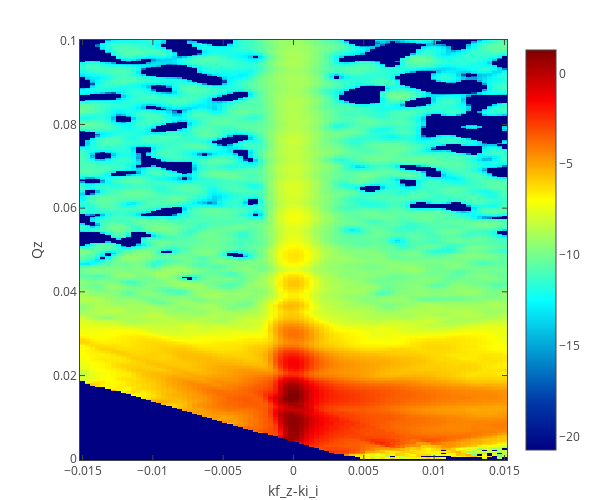

Write notebook code for a chart like this one.
### Markdown cell above
## Off-specular, with "smoothing"

### Code cell
filepath = '/SNS/users/m2d/git/reflectivity_ui/test/comparison/v1/REF_M_30806+30807+30808_OffSpecSmooth_Off_Off_set_1.dat'
dk, qz, off_spec = load_data(filepath, ncols=3)

plot_heatmap(dk, qz, np.log(off_spec), x_title='kf_z-ki_i', y_title='Qz', surface=False,
                 x_log=False, y_log=False)

### Figure 1 — Plotly figure (JSON) as saved in the notebook; plotly's stock layout.template omitted (floating-point values rounded to 4 significant figures; data arrays with more than 128 entries replaced by an {"elided": "..."} marker saying what was removed)
{"data": [{"autocolorscale": false, "colorscale": [[0, "rgb(0,0,131)"], [0.125, "rgb(0,60,170)"], [0.375, "rgb(5,255,255)"], [0.625, "rgb(255,255,0)"], [0.875, "rgb(250,0,0)"], [1, "rgb(128,0,0)"]], "hoverinfo": "x+y+z", "type": "heatmap", "uid": "fa0b747b-f33d-472c-8b6d-79b01ffd3f1d", "x": [-0.015, -0.01464, -0.01428, -0.01392, -0.01355, -0.01319, -0.01283, -0.01247, -0.01211, -0.01175, -0.01139, -0.01102, -0.01066, -0.0103, -0.00994, -0.009578, -0.009217, -0.008855, -0.008494, -0.008133, -0.007771, -0.00741, -0.007048, -0.006687, -0.006325, -0.005964, -0.005602, -0.005241, -0.00488, -0.004518, -0.004157, -0.003795, -0.003434, -0.003072, -0.002711, -0.002349, -0.001988, -0.001627, -0.001265, -0.0009036, -0.0005422, -0.0001807, 0.0001807, 0.0005422, 0.0009036, 0.001265, 0.001627, 0.001988, 0.002349, 0.002711, 0.003072, 0.003434, 0.003795, 0.004157, 0.004518, 0.00488, 0.005241, 0.005602, 0.005964, 0.006325, 0.006687, 0.007048, 0.00741, 0.007771, 0.008133, 0.008494, 0.008855, 0.009217, 0.009578, 0.00994, 0.0103, 0.01066, 0.01102, 0.01139, 0.01175, 0.01211, 0.01247, 0.01283, 0.01319, 0.01355, 0.01392, 0.01428, 0.01464, 0.015], "y": {"elided": "282 float values"}, "z": {"elided": "282x84 float values"}}], "layout": {"autosize": true, "bargap": 0, "height": 500, "hovermode": "closest", "margin": {"b": 40, "l": 80, "r": 40, "t": 40}, "showlegend": false, "width": 600, "xaxis": {"exponentformat": "power", "mirror": "all", "showexponent": "all", "showgrid": true, "showline": true, "ticks": "inside", "title": "kf_z-ki_i", "zeroline": false}, "yaxis": {"exponentformat": "power", "mirror": "all", "showexponent": "all", "showgrid": true, "showline": true, "ticks": "inside", "title": "Qz", "zeroline": false}}}
